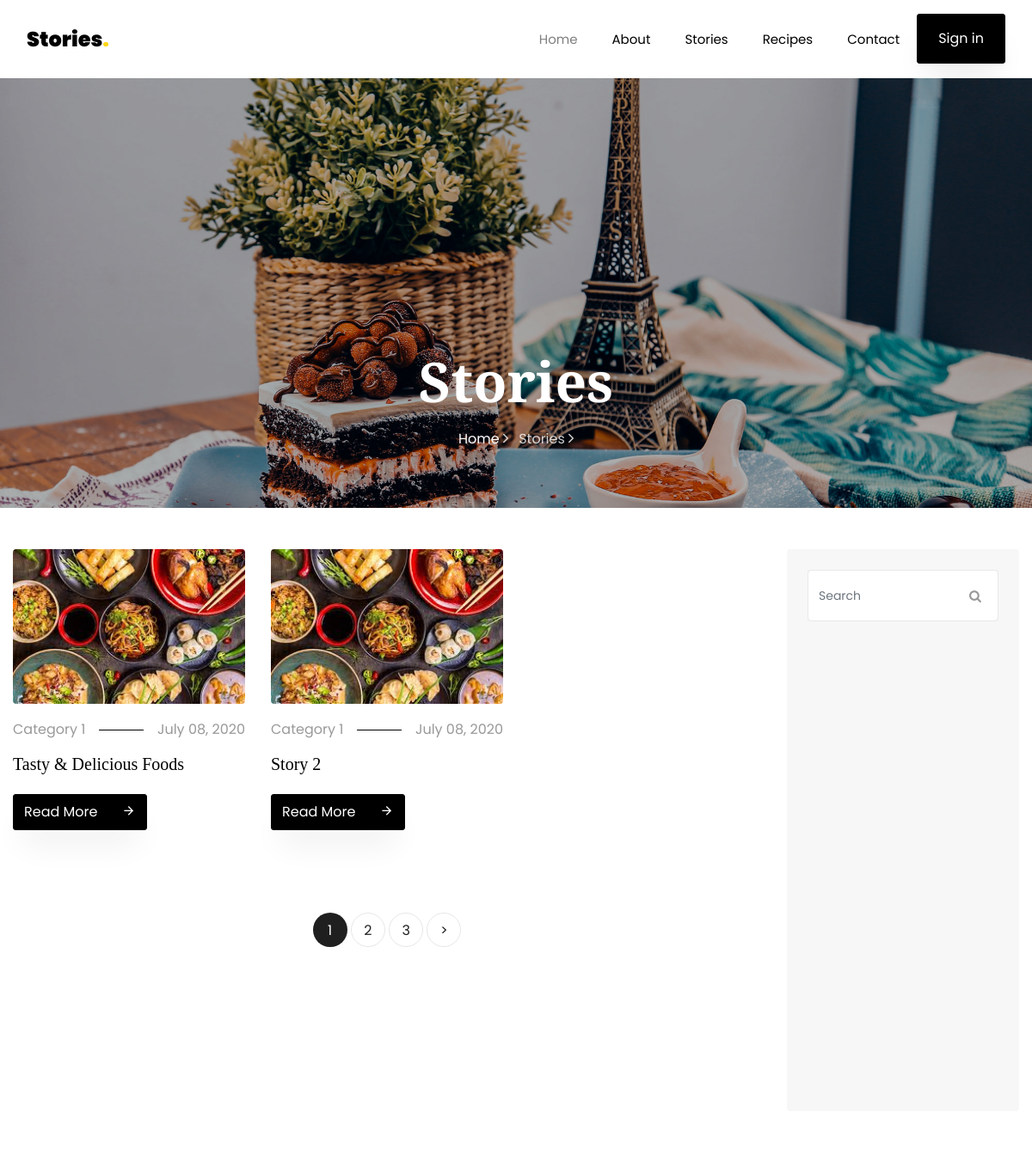
/stories/ (upper part), run on an earlier commit of the app's database.
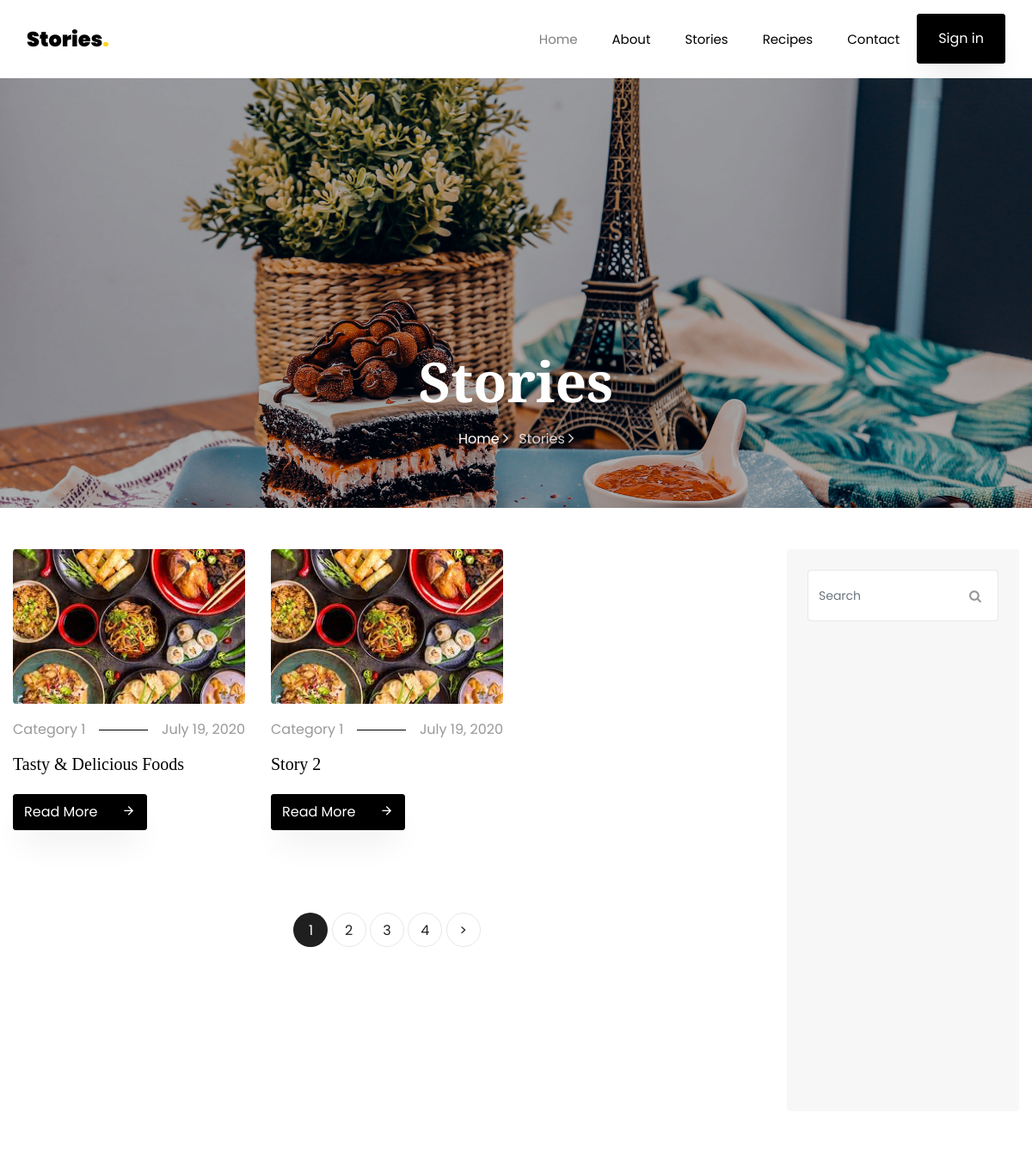
And on a later commit of the database.
### stories/models.py (models this page shows, shortened)
class Story(models.Model):
    tags = models.ManyToManyField(Tag, related_name='stories')
    title = models.CharField(max_length=255)
    image = models.ImageField(upload_to='recipes/')
    long_description = RichTextField(null=True, blank=True)
    category = models.ForeignKey(Category, on_delete=models.CASCADE)
    author = models.ForeignKey(User, on_delete=models.CASCADE)
    min_read_time = models.PositiveIntegerField("Min read time", editable=False, null=True)
    created_at = models.DateTimeField(auto_now_add=True)
    updated_at = models.DateTimeField(auto_now=True)
    class Meta:
        verbose_name = "Hekaye"
        verbose_name_plural = "Hekayeler"
        ordering = 'created_at',

class Category(models.Model):
    title = models.CharField('Title', max_length=50)
    image = models.ImageField('Şəkil', upload_to="categories/")
    created_at = models.DateTimeField(auto_now_add=True)
    updated_at = models.DateTimeField(auto_now=True)
    class Meta:
        verbose_name = 'Kateqoriya'
        verbose_name_plural = 'Kateqoriyalar'

### stories/views.py (the view)
# urls.py: path('stories/', StoryList.as_view(), name="stories"),
class StoryList(ListView):
    model = Story
    template_name = 'stories.html'
    paginate_by = 2

### stories/forms.py
class SubscriberForm(forms.ModelForm):
    class Meta:
        model = Subscriber
        fields = (
            'email',
        )
        widgets = {
            'email': forms.EmailInput(attrs={
                'class': 'form-control',
                'placeholder': 'Enter email address',
            }),
        }

### stories/templatetags/custom_tags.py (called while the page is built)
@register.simple_tag
def get_about_info():
    return About.objects.last()

@register.simple_tag
def get_subscriber_form():
    return SubscriberForm()

### stories/templates/stories.html (shortened to what this page needs)
{% extends 'base.html' %}
{% load static %}
{% block content %}
<section class="hero-wrap hero-wrap-2" style="background-image: url('{% static 'images/bg_4.jpg' %}');">
    <div class="overlay"></div>
    <div class="container">
        <div class="row no-gutters slider-text align-items-end justify-content-center">
            <div class="col-md-9 ftco-animate pb-5 text-center">
                <h1 class="mb-3 bread">Stories</h1>
                <p class="breadcrumbs"><span class="mr-2"><a href="index.html">Home <i
                        class="ion-ios-arrow-forward"></i></a></span> <span>Stories <i
                        class="ion-ios-arrow-forward"></i></span>
                </p>
            </div>
        </div>
    </div>
</section>
<section class="ftco-section">
    <div class="container">
        <div class="row">
            <div class="col-lg-9">
                <div class="row">
                    {% for story in story_list %}
                    <div class="col-md-4 ftco-animate">
                        <div class="blog-entry">
                            <a href="single.html" class="img-2"><img src="{{ story.image.url }}" class="img-fluid"
                                                                     alt="Colorlib Template"></a>
                            <div class="text pt-3">
                                <p class="meta d-flex"><span class="pr-3">{{story.category.title}}</span><span class="ml-auto pl-3">{{story.created_at|date:"F d, Y"}}</span>
                                </p>
                                <h3><a href="single.html">{{story.title}}</a></h3>
                                <p class="mb-0"><a href="single.html" class="btn btn-black py-2">Read More <span
                                        class="icon-arrow_forward ml-4"></span></a></p>
                            </div>
                        </div>
                    </div>
                    {% endfor %}
                </div>
                <div class="row mt-5">
                    <div class="col text-center">
                        <div class="block-27">
                            <ul>
                                {% for i in page_obj.paginator.page_range %}
                                    {% if i == page_obj.number %}
                                        <li class="active"><span>{{i}}</span></li>
                                    {% else %}
                                        <li><a href="?page={{i}}">{{i}}</a></li>
                                    {% endif %}
                                {% endfor %}
                                {% if page_obj.has_next %}
                                    <li><a href="?page={{ page_obj.next_page_number }}">&gt;</a></li>
                                {% endif %}
                            </ul>
                        </div>
                    </div>
                </div>
            </div>
            <div class="col-lg-3">
                <div class="sidebar-wrap">
                    <div class="sidebar-box p-4 ftco-animate">
                        <form action="#" class="search-form">
                            <div class="form-group">
                                <span class="icon icon-search"></span>
                                <input type="text" class="form-control" placeholder="Search">
                            </div>
                        </form>
                    </div>
                </div>
            </div>
        </div>
    </div>
</section>
{% endblock %}

### stories/templates/base.html (shortened to what this page needs)
<!DOCTYPE html>
{% load static custom_tags %}
<html lang="en">
<head>
    <link rel="stylesheet" href="{% static 'css/open-iconic-bootstrap.min.css' %}">
    <link rel="stylesheet" href="{% static 'css/animate.css' %}">
    <link rel="stylesheet" href="{% static 'css/owl.carousel.min.css' %}">
    <link rel="stylesheet" href="{% static 'css/owl.theme.default.min.css' %}">
    <link rel="stylesheet" href="{% static 'css/magnific-popup.css' %}">
    <link rel="stylesheet" href="{% static 'css/aos.css' %}">
    <link rel="stylesheet" href="{% static 'css/ionicons.min.css' %}">
    <link rel="stylesheet" href="{% static 'css/flaticon.css' %}">
    <link rel="stylesheet" href="{% static 'css/icomoon.css' %}">
    <link rel="stylesheet" href="{% static 'css/style.css' %}">
    <link rel="stylesheet" href="{% static 'css/custom.css' %}">
    <link rel="stylesheet" href="https://stackpath.bootstrapcdn.com/font-awesome/4.7.0/css/font-awesome.min.css">
</head>
<body>
    {% include 'includes/navbar.html' %}
    {% block content %}
    {% endblock %}
                                    {% get_subscriber_form as form %}
</body>
</html>

### stories/templates/includes/navbar.html (shortened to what this page needs)
<nav class="navbar navbar-expand-lg navbar-dark bg-dark ftco-navbar-light" id="ftco-navbar">
    <div class="container">
        <a class="navbar-brand" href="index.html">Stories<span>.</span></a>
        <div class="collapse navbar-collapse" id="ftco-nav">
            <ul class="navbar-nav ml-auto">
                <li class="nav-item active"><a href="{% url 'home' %}" class="nav-link">Home</a></li>
                <li class="nav-item"><a href="{% url 'about' %}" class="nav-link">About</a></li>
                <li class="nav-item"><a href="{% url 'stories' %}" class="nav-link">Stories</a></li>
                <li class="nav-item"><a href="{% url 'recipes' %}" class="nav-link">Recipes</a></li>
                <li class="nav-item"><a href="{% url 'contact' %}" class="nav-link">Contact</a></li>
                {% if request.user.is_authenticated %}
                    <li><a href="{% url 'logout' %}" class="btn btn-black px-3 px-md-4 py-3">Log Out</a></li>
                {% else %}
                    <li><a href="{% url 'login' %}" class="btn btn-black px-3 px-md-4 py-3">Sign in</a></li>
                {% endif %}
            </ul>
        </div>
    </div>
</nav>

### stories/templates/includes/footer.html (shortened to what this page needs)
{% load custom_tags %}

### static/css/icomoon.css (style rules this page uses)
[class^="icon-"], [class*=" icon-"] { font-family: 'icomoon' !important; speak: none; font-style: normal; font-weight: normal; font-variant: normal; text-transform: none; line-height: 1; -webkit-font-smoothing: antialiased; -moz-osx-font-smoothing: grayscale; }
.icon-search:before { content: "\f002"; }
.icon-arrow_forward:before { content: "\e5c8"; }

### stories/templates/base.html (style rules this page uses)
html { scroll-behavior: smooth; }

What changed in the data, as far as the page shows it:
changed Story "Tasty & Delicious Foods": created_at "July 08, 2020" → "July 19, 2020"
changed Story "Story 2": created_at "July 08, 2020" → "July 19, 2020"
Also different on the page:
new list line: "4"
